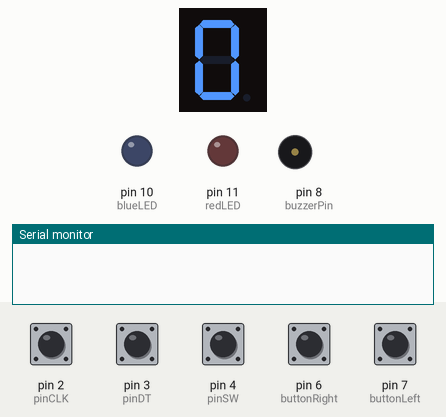
The sketch below on a simulated Arduino Mega 2560, built with avr-gcc and run on an emulated ATmega2560. On the bench: 1-digit seven-segment display, output pins drawn as LEDs (lit = HIGH), buzzer (waves = sounding), the last lines printed to the serial monitor. Wiring (inferred from the names in the program): 1-digit 7-segment display, segments lit when HIGH: segments pin 22, pin 23, pin 24, pin 25, pin 26, pin 27, pin 28. The inputs (shaded band) are chosen by the test bench; at power-on: pin 2 (pinCLK), pin 3 (pinDT), pin 4 (pinSW), pin 6 (buttonRight), pin 7 (buttonLeft) HIGH. The segment pins are drawn as the display they are named for; pins used as bus, display or sensor lines are not drawn.

Above: at 1.2 s.
1.3 s: pin 6 (buttonRight) pulled LOW for 1 s
At 1.8 s:
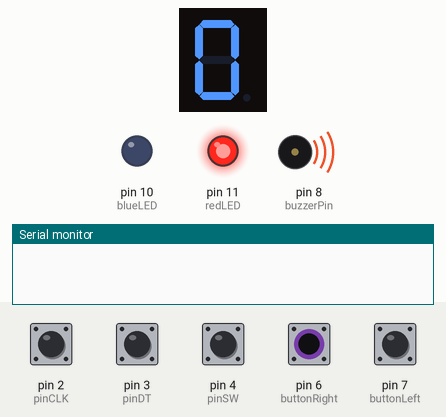
3.8 s: pin 7 (buttonLeft) pulled LOW for 0.15 s
At 3.9 s:
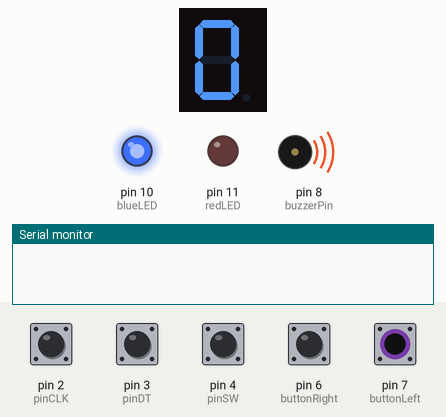
5.5 s: pin 2 (pinCLK) pulled LOW for 0.15 s
At 5.57 s:
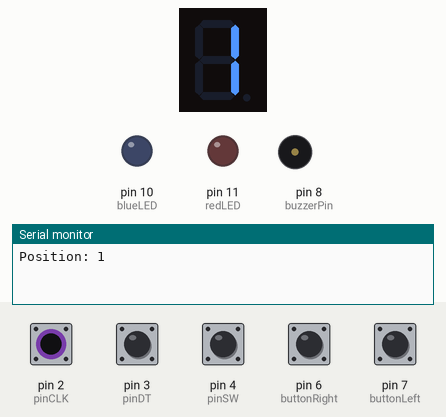
7.1 s: pin 7 (buttonLeft) pulled LOW for 1 s
At 9.1 s:
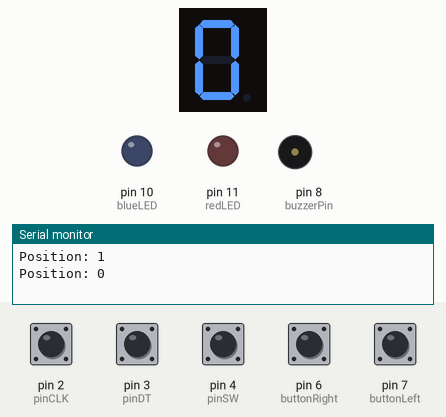
9.6 s: pin 4 (pinSW) pulled LOW for 0.15 s
11.2 s: pin 6 (buttonRight) driven LOW and pin 7 (buttonLeft) driven LOW
At 11.5 s:
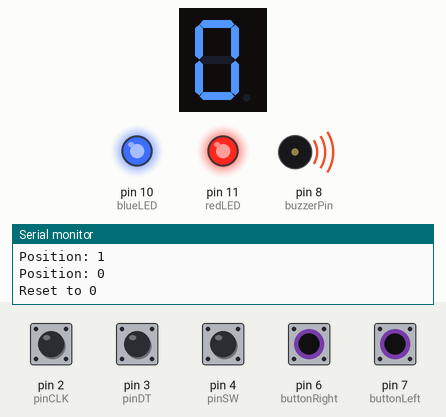
Timing chart, 0 to 14.2 s (numbered marks = the images above; inputs shaded):
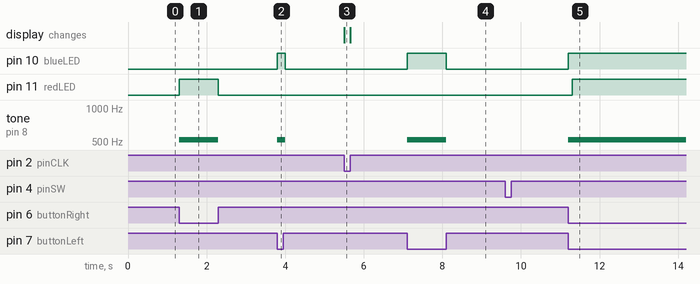

The sketch:

buzzer_thing.ino
```cpp
// Define the connections to the Arduino
const int pinCLK = 2; // Connected to CLK on the rotary encoder
const int pinDT = 3;  // Connected to DT on the rotary encoder
const int pinSW = 4;  // Connected to SW on the rotary encoder

//Define the 7-segment-display connections
const int pinA = 22;
const int pinB = 23;
const int pinC = 24;
const int pinD = 25;
const int pinE = 26;
const int pinF = 27;
const int pinG = 28;

//Define other connections
const int buzzerPin = 8;
const int redLED = 11;
const int blueLED = 10;
const int buttonRight = 6;
const int buttonLeft = 7;

// Variables to hold the current and last encoder position
volatile int encoderPos = 0;
int lastEncoderPos = 0;

// Variables to keep track of the state of the pins
int lastCLK;
int currentCLK;

// Function to display a number on a single digit
void turnOnElem(const int segments[]) {
  digitalWrite(pinA, segments[0] ? HIGH : LOW);
  digitalWrite(pinB, segments[1] ? HIGH : LOW);
  digitalWrite(pinC, segments[2] ? HIGH : LOW);
  digitalWrite(pinD, segments[3] ? HIGH : LOW);
  digitalWrite(pinE, segments[4] ? HIGH : LOW);
  digitalWrite(pinF, segments[5] ? HIGH : LOW);
  digitalWrite(pinG, segments[6] ? HIGH : LOW);
}

// Function to map a number (0-9) to its 7-segment representation
void convertToArray(int number, int segments[7]) {
  const int digitMap[10][7] = {
      {1, 1, 1, 1, 1, 1, 0}, // 0
      {0, 1, 1, 0, 0, 0, 0}, // 1
      {1, 1, 0, 1, 1, 0, 1}, // 2
      {1, 1, 1, 1, 0, 0, 1}, // 3
      {0, 1, 1, 0, 0, 1, 1}, // 4
      {1, 0, 1, 1, 0, 1, 1}, // 5
      {1, 0, 1, 1, 1, 1, 1}, // 6
      {1, 1, 1, 0, 0, 0, 0}, // 7
      {1, 1, 1, 1, 1, 1, 1}, // 8
      {1, 1, 1, 1, 0, 1, 1}  // 9
  };
  for (int i = 0; i < 7; i++) {
    segments[i] = digitMap[number][i];
  }
}

//Function to play a note depending on the rotary encoder position and which button is pressed
static playNote(int position, char button) {
  if (position == 0){
    if (button == "RIGHT"){tone(buzzerPin, 500);} else {tone(buzzerPin, 525);}
  }
  if (position == 1){
    if (button == "RIGHT"){tone(buzzerPin, 550);} else {tone(buzzerPin, 575);}
  }
  if (position == 2){
    if (button == "RIGHT"){tone(buzzerPin, 600);} else {tone(buzzerPin, 625);}
  }
  if (position == 3){
    if (button == "RIGHT"){tone(buzzerPin, 650);} else {tone(buzzerPin, 675);}
  }
  if (position == 4){
    if (button == "RIGHT"){tone(buzzerPin, 700);} else {tone(buzzerPin, 725);}
  }
  if (position == 5){
    if (button == "RIGHT"){tone(buzzerPin, 750);} else {tone(buzzerPin, 775);}
  }
  if (position == 6){
    if (button == "RIGHT"){tone(buzzerPin, 800);} else {tone(buzzerPin, 825);}
  }
  if (position == 7){
    if (button == "RIGHT"){tone(buzzerPin, 850);} else {tone(buzzerPin, 875);}
  }
  if (position == 8){
    if (button == "RIGHT"){tone(buzzerPin, 900);} else {tone(buzzerPin, 925);}
  }
  if (position == 9){
    if (button == "RIGHT"){tone(buzzerPin, 950);} else {tone(buzzerPin, 1000);}
  }
  delay(100);
  noTone(buzzerPin);
}

// Setup function runs once at the start of the program
void setup() {
  pinMode(pinA, OUTPUT);
  pinMode(pinB, OUTPUT);
  pinMode(pinC, OUTPUT);
  pinMode(pinD, OUTPUT);
  pinMode(pinE, OUTPUT);
  pinMode(pinF, OUTPUT);
  pinMode(pinG, OUTPUT);

  int segments[7];
  convertToArray(0, segments);
  turnOnElem(segments);

  pinMode(pinCLK, INPUT_PULLUP);
  pinMode(pinDT, INPUT_PULLUP);
  pinMode(pinSW, INPUT_PULLUP);

  pinMode(buzzerPin, OUTPUT);
  pinMode(redLED, OUTPUT);
  pinMode(blueLED, OUTPUT);
  pinMode(buttonRight, INPUT_PULLUP);
  pinMode(buttonLeft, INPUT_PULLUP);

  // Attach an interrupt to the CLK pin
  attachInterrupt(digitalPinToInterrupt(pinCLK), readEncoder, CHANGE);

  // Initialize the serial communication
  Serial.begin(9600);

  // Read the initial state of CLK
  lastCLK = digitalRead(pinCLK);
}

// Main program loop
void loop() {
  // Check if the encoder has moved
  if (encoderPos != lastEncoderPos) {
    Serial.print("Position: ");
    Serial.println(encoderPos);
    lastEncoderPos = encoderPos;
  }

  // Check if the button is pressed
  if (digitalRead(pinSW) == LOW) {
    // Reset the encoder position to 0
    encoderPos = 0;
    Serial.println("Reset to 0");
    int segments[7];
    convertToArray(encoderPos, segments);
    turnOnElem(segments);
    // Wait for the button to be released
    while (digitalRead(pinSW) == LOW) delay(10);
  }

  if (digitalRead(buttonRight) == LOW) {
    digitalWrite(redLED, HIGH);
    playNote(encoderPos, "RIGHT");
  } else {digitalWrite(redLED, LOW);}

  if (digitalRead(buttonLeft) == LOW) {
    digitalWrite(blueLED, HIGH);
    playNote(encoderPos, "LEFT");
  } else {digitalWrite(blueLED, LOW);}
}

// Interrupt service routine for reading the encoder
void readEncoder() {

  currentCLK = digitalRead(pinCLK);
  // If the current state of CLK is different from the last state
  // then a pulse occurred
  if (currentCLK != lastCLK) {
    int segments[7];
    // If the DT state is different from the CLK state
    // then the encoder is rotating clockwise
    if (digitalRead(pinDT) != currentCLK) {
      encoderPos++;
      if (encoderPos > 9){
        encoderPos = 0;
        Serial.println("Reset to 0");
      }
      convertToArray(encoderPos, segments);
      turnOnElem(segments);
    } else {
      // Otherwise, it's rotating counterclockwise
      encoderPos--;
      if (encoderPos < 0){
        encoderPos = 0;
        Serial.println("Reset to 0");
      }
      convertToArray(encoderPos, segments);
      turnOnElem(segments);
    }
  }
  // Update lastCLK with the current state for the next pulse detection
  lastCLK = currentCLK;
}
```

Measured:
- after the input at 1.3 s, pin 11 (redLED): LOW → HIGH at once, → LOW 1.0 s later; tone on pin 8 (buzzerPin): silent → 525 Hz at once, → silent 1.0 s later
- after the input at 3.8 s, pin 10 (blueLED): LOW → HIGH at once, → LOW 0.20 s later; tone on pin 8 (buzzerPin): silent → 525 Hz at once, → silent 0.20 s later
- after the input at 5.5 s, the display: changes at once (image 3)
- after the input at 7.1 s, pin 10 (blueLED): LOW → HIGH at once, → LOW 1.0 s later; tone on pin 8 (buzzerPin): silent → 525 Hz at once, → silent 1.0 s later
- after the input at 11.2 s, pin 10 (blueLED): LOW → HIGH at once; pin 11 (redLED): LOW → HIGH after 0.10 s; tone on pin 8 (buzzerPin): silent → 525 Hz at once
